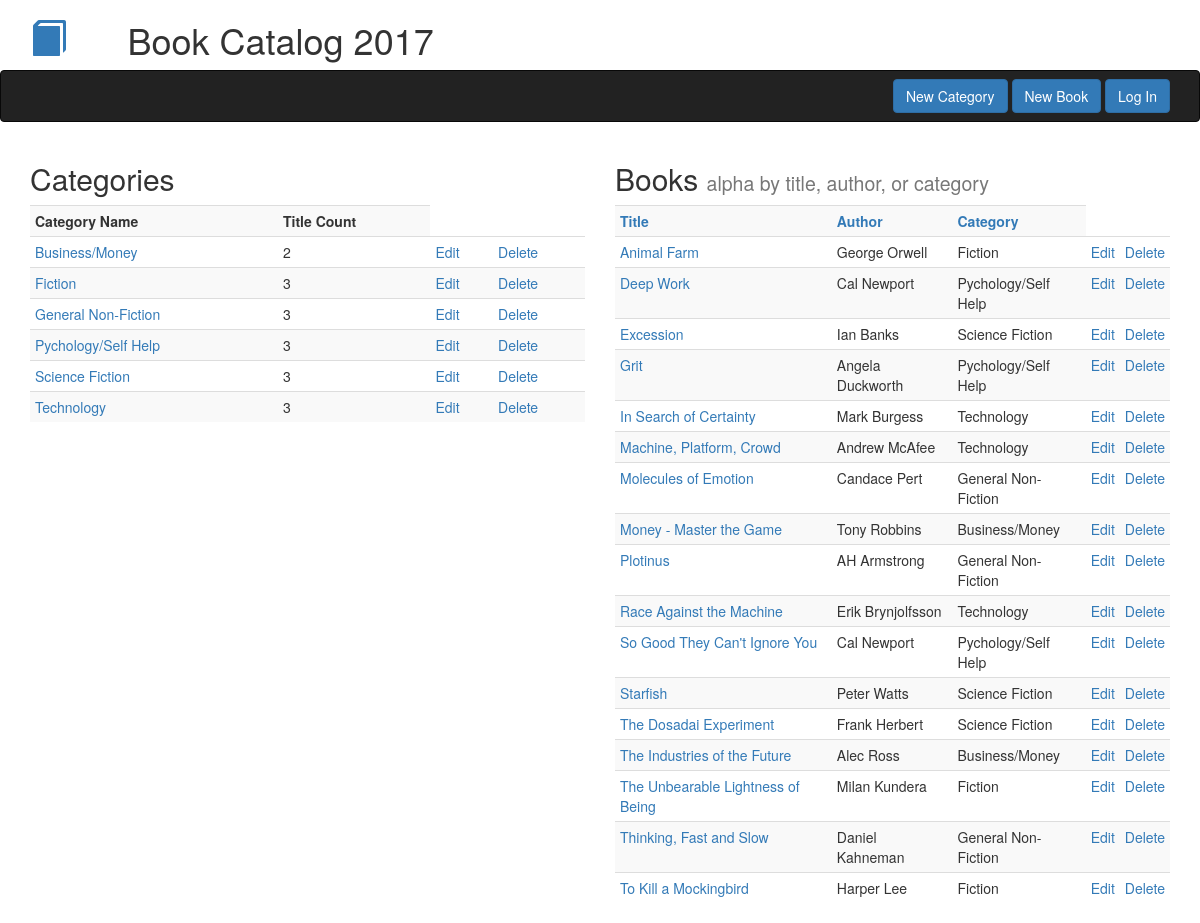
The app's page /, older data.
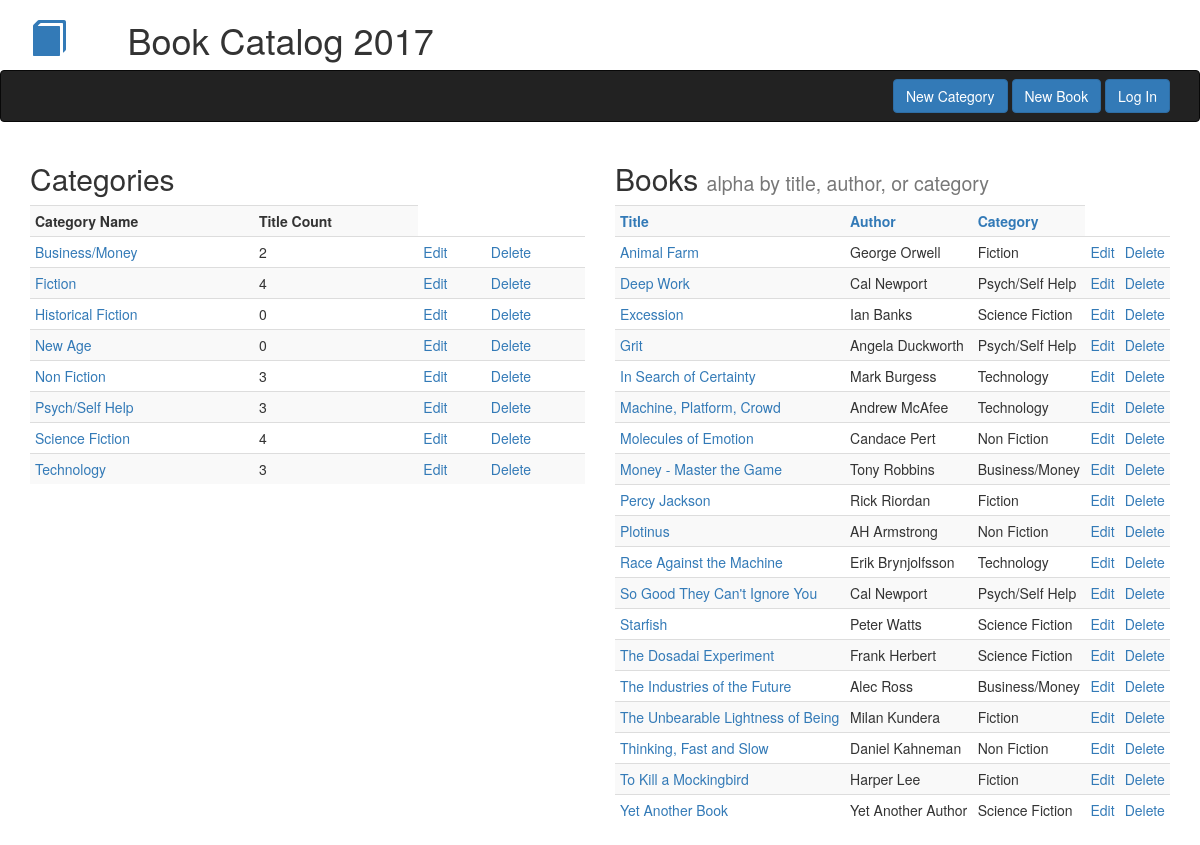
The same page, newer data.
### db_setup.py (models this page shows, shortened)
class Category(Base):
    __tablename__ = 'category'
    name = Column(String(80), nullable = False)
    id = Column(Integer, primary_key = True)

class Book(Base):
    __tablename__ = 'book'
    title = Column(String(80), nullable = False)
    id = Column(Integer, primary_key = True)
    subtitle = Column(String(250))
    author = Column(String(250), nullable = False)
    author2 = Column(String(250))
    description = Column(String(250))
    category_id = Column(Integer, ForeignKey('category.id'))
    category = relationship(Category)

### catalog.py (the view)
@app.route('/')
def indexPage():
    books = session.query(Book).order_by(Book.title)
    category_counts = (
        session.query(Category.name, Category.id, func.count(Book.title).label("count"))
        .outerjoin(Book, Category.id == Book.category_id)
        .group_by(Category.id)
        .order_by(Category.name)
        )
    return render_template('index.html',books = books, category_counts = category_counts)

### templates/index.html (shortened to what this page needs)
{% extends 'bootstrap/base.html' %}
{% block navbar %}{% include 'header_nav.html' %}{% endblock %}
{% block content %}
<div class='container'>
    <div class='row'>
        <div class='col-md-6'>
            <h2>Categories</h2>
            <table class='table table-striped table-condensed'>
            <th>Category Name</th><th>Title Count</th>
            {% for category in category_counts %}
                <tr><td><a href="{{ url_for('listBooksByCategory', category_id = category.id) }}">{{ category.name }}</a></td><td>{{ category.count }}<td><a href="{{ url_for('editCategory', category_id = category.id) }}"> Edit</a></td><td><a href="{{ url_for('deleteCategory', category_id = category.id) }}"> Delete</a></td></tr>
            {% endfor %}
            </table>
        </div>
        <div class='col-md-6'>
            <h2>Books <small>alpha by title, author, or category</small></h2>
            <table class='table table-striped table-condensed'>
            <th><a href="{{ url_for('indexPage') }}">Title</a></th><th><a href="{{ url_for('indexAuthorSorted') }}">Author</a></th><th><a href="{{ url_for('indexCategorySorted') }}">Category</a></th>
            {% for book in books %}
                <tr><td><a href="{{ url_for('singleBook', book_id = book.id) }}">{{ book.title }}</a></td><td>{{ book.author }}</td>
                {% for category in category_counts %}
                    {%  if category.id == book.category_id %}
                        <td>{{ category.name }}</td>
                    {% endif %}
                {% endfor %}
                <td><a href="{{ url_for('editBook', book_id = book.id) }}">Edit</a></td><td><a href="{{ url_for('deleteBook', book_id = book.id) }}">Delete</a></td></tr>
            {% endfor %}
            </table>
        </div>
    </div>
</div>
{% endblock %}

### templates/header_nav.html
<div class="container">
    <div class="row">
        <div class="col-xs-2 col-sm-1 h1"><a href="{{url_for('indexPage') }}"><span class="glyphicon glyphicon-book"></span></a></div>
        <div class="col-xs-10"><h1>Book Catalog 2017</h1></div>
    </div>
</div>
<nav class="navbar navbar-inverse bg-primary">
    <div class="container">
        <div class="row">
            <div class="col-md-6"></div>
            <div class="col-md-6 text-right">
                <a class="btn btn-primary navbar-btn nounderline" href="{{ url_for('createCategory') }}">New Category</a>
                <a class="btn btn-primary navbar-btn" href="{{ url_for('createBook') }}">New Book</a>
                <a class="btn btn-primary navbar-btn" href="#">Log In</a>
            </div>
        </div>
    </div>
</nav>

Row changes from the older to the newer data that the page shows:
computed for Category "Fiction": count "3" → "4"
added Category: name "Historical Fiction", count "0", shown under "Categories"
added Category: name "New Age", count "0", shown under "Categories"
changed Category: name "General Non-Fiction" → "Non Fiction"
changed Category: name "Pychology/Self Help" → "Psych/Self Help"
computed for Category "Science Fiction": count "3" → "4"
added Book: title "Percy Jackson", author "Rick Riordan", Category (name "Fiction")
added Book: title "Yet Another Book", author "Yet Another Author", Category (name "Science Fiction")
